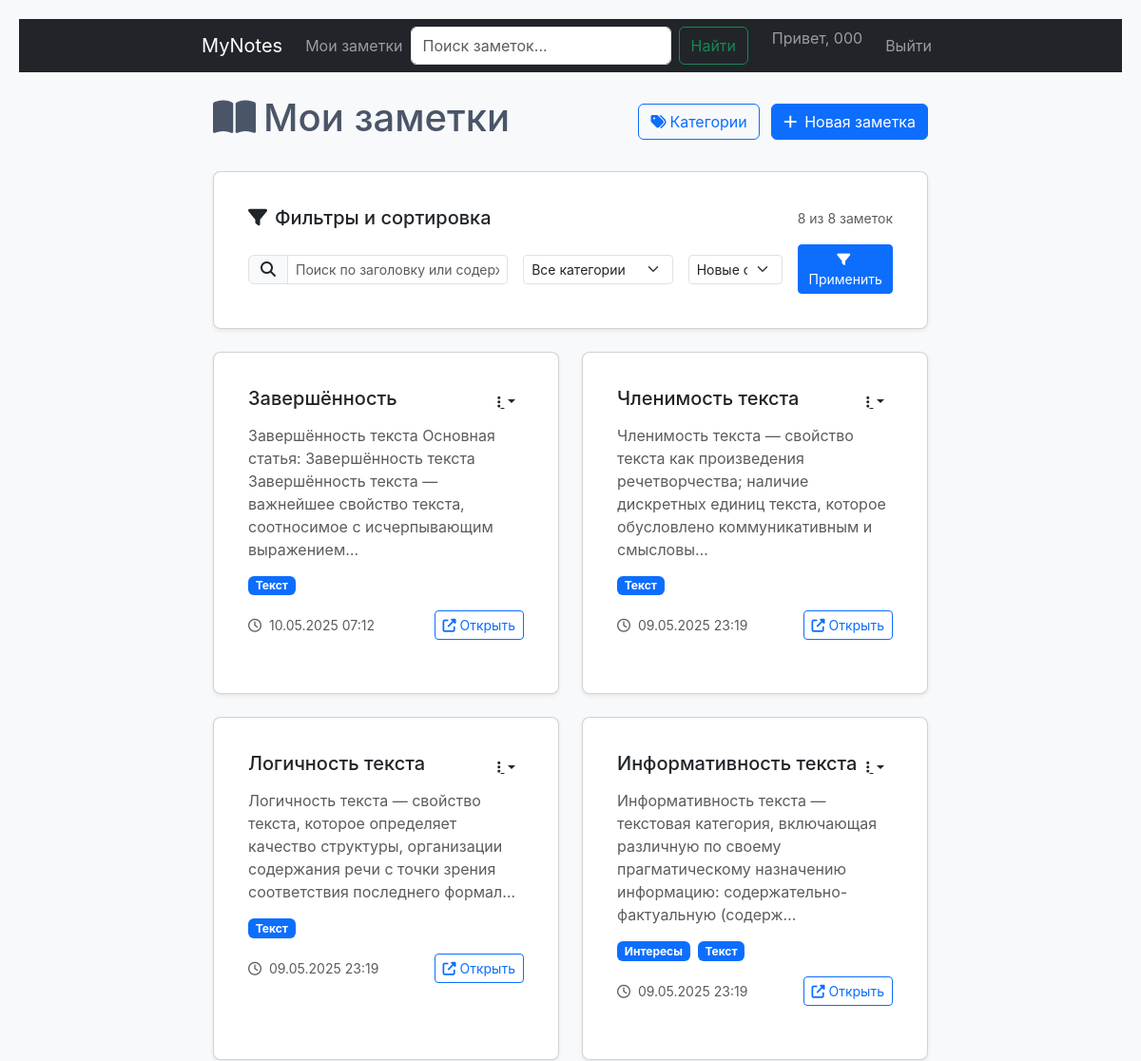
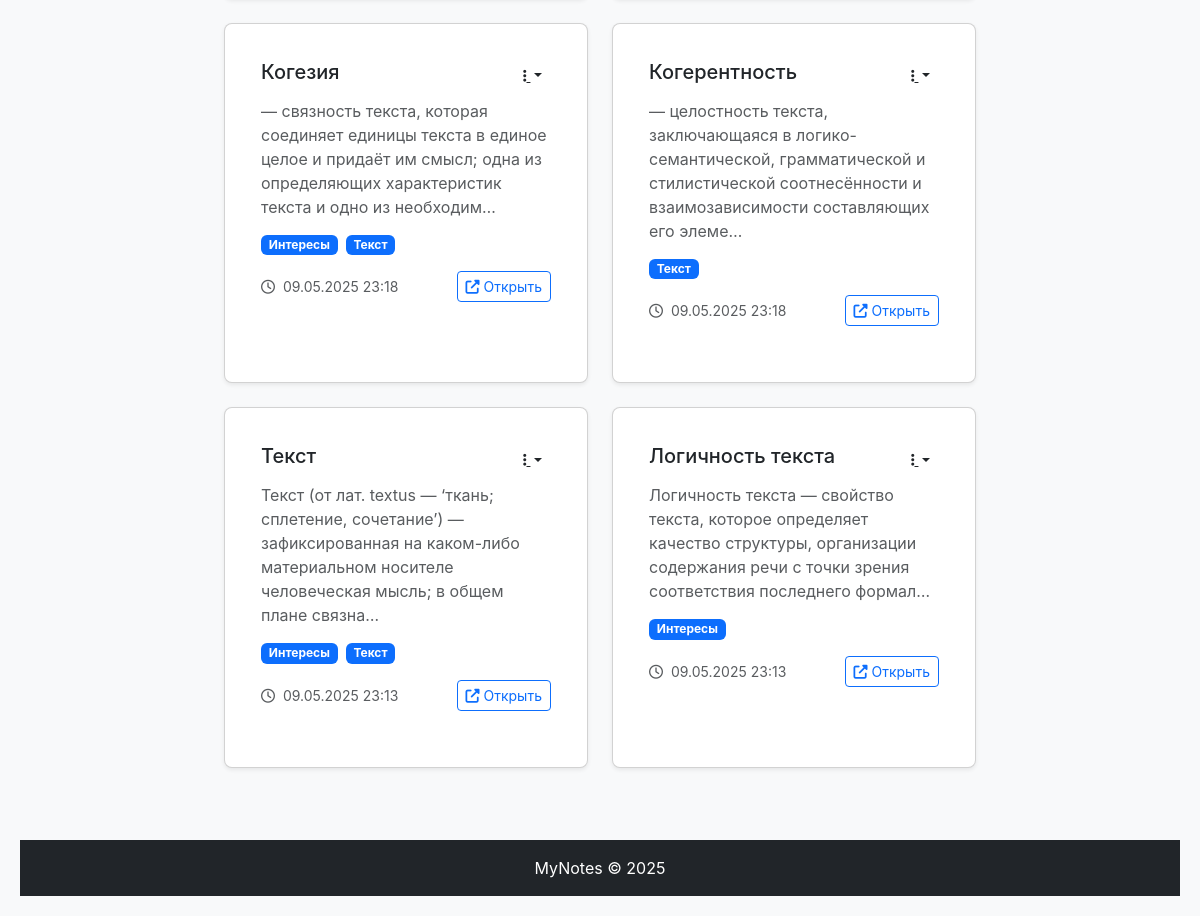
The page /notes/notes/ (signed in) on the database its author committed (2 pictures, top to bottom).
### notes/models.py (models this page shows, shortened)
class CustomUser(AbstractUser):
    pass

class Note(models.Model):
    title = models.CharField(max_length=200, verbose_name="Заголовок")
    content = models.TextField(verbose_name="Содержание")
    categories = models.ManyToManyField(Category, blank=True, verbose_name="Категории")
    owner = models.ForeignKey('CustomUser', on_delete=models.CASCADE, verbose_name="Владелец")
    created_at = models.DateTimeField(auto_now_add=True)
    updated_at = models.DateTimeField(auto_now=True)
    class Meta:
        verbose_name = "Заметка"
        verbose_name_plural = "Заметки"
        ordering = ['-updated_at']

class Category(models.Model):
    name = models.CharField(max_length=100, verbose_name="Название категории")
    owner = models.ForeignKey('CustomUser', on_delete=models.CASCADE, verbose_name="Владелец")
    created_at = models.DateTimeField(auto_now_add=True)
    class Meta:
        verbose_name = "Категория"
        verbose_name_plural = "Категории"
        ordering = ['name']

### notes/views.py (the view)
# urls.py: path('notes/', views.NoteListView.as_view(), name='note_list'),
class NoteListView(LoginRequiredMixin, ListView):
    model = Note
    template_name = 'notes/note_list.html'
    context_object_name = 'notes'
    paginate_by = 10
    def get_queryset(self):
        queryset = super().get_queryset().filter(owner=self.request.user)
        category_id = self.request.GET.get('category')
        if category_id:
            queryset = queryset.filter(categories__id=category_id)
        search_query = self.request.GET.get('q')
        if search_query:
            queryset = queryset.filter(
                Q(title__icontains=search_query) |
                Q(content__icontains=search_query))
        sort = self.request.GET.get('sort', '-updated_at')
        return queryset.order_by(sort)
    def get_context_data(self, **kwargs):
        context = super().get_context_data(**kwargs)
        context['categories'] = Category.objects.filter(owner=self.request.user)
        return context

### templates/notes/note_list.html (shortened to what this page needs)
{% extends "base.html" %}
{% load static %}
{% block content %}
<div class="container mt-4">
    <div class="d-flex justify-content-between align-items-center mb-4">
        <h1><i class="fas fa-book-open me-2"></i>Мои заметки</h1>
        <div>
            <button class="btn btn-outline-primary me-2" data-bs-toggle="modal" data-bs-target="#categoryModal">
                <i class="fas fa-tags me-1"></i>Категории
            </button>
            <a href="{% url 'notes:note_create' %}" class="btn btn-primary">
                <i class="fas fa-plus me-2"></i>Новая заметка
            </a>
        </div>
    </div>
    <div class="card mb-4 shadow-sm">
        <div class="card-body p-3">
            <div class="d-flex justify-content-between align-items-center mb-3">
                <h5 class="mb-0"><i class="fas fa-filter me-2"></i>Фильтры и сортировка</h5>
                <small class="text-muted">{{ object_list|length }} из {{ paginator.count }} заметок</small>
            </div>
            <form method="get" class="row g-3 align-items-center">
                <div class="col-md-5">
                    <div class="input-group">
                        <span class="input-group-text"><i class="fas fa-search"></i></span>
                        <input type="text" name="q" class="form-control form-control-sm"
                               placeholder="Поиск по заголовку или содержимому..." value="{{ request.GET.q }}">
                    </div>
                </div>
                <div class="col-md-3">
                    <select name="category" class="form-select form-select-sm">
                        <option value="">Все категории</option>
                    </select>
                </div>
                <div class="col-md-2">
                    <select name="sort" class="form-select form-select-sm">
                        <option value="-updated_at" {% if request.GET.sort == "-updated_at" %}selected{% endif %}>Новые сначала</option>
                    </select>
                </div>
                <div class="col-md-2">
                    <button type="submit" class="btn btn-sm btn-primary w-100">
                        <i class="fas fa-filter me-1"></i>Применить
                    </button>
                </div>
            </form>
        </div>
    </div>
    <div class="row">
        {% for note in object_list %}
        <div class="col-md-6 mb-4">
            <div class="card h-100 shadow-sm note-card">
                <div class="card-body">
                    <div class="d-flex justify-content-between">
                        <h5 class="card-title mb-1">
                            <a href="{% url 'notes:note_detail' note.pk %}" class="text-decoration-none text-dark">
                                {{ note.title }}
                            </a>
                        </h5>
                        <div class="dropdown">
                            <button class="btn btn-sm btn-link text-dark dropdown-toggle"
                                    type="button" data-bs-toggle="dropdown" aria-expanded="false">
                                <i class="fas fa-ellipsis-v"></i>
                            </button>
                        </div>
                    </div>
                    <p class="card-text text-muted mt-2 mb-3">{{ note.content|truncatechars:150 }}</p>
                    <div class="d-flex flex-wrap gap-2 mb-3">
                        {% for cat in note.categories.all %}
                        <a href="?category={{ cat.id }}" class="badge bg-primary text-decoration-none">
                            {{ cat.name }}
                        </a>
                        {% endfor %}
                    </div>
                    <div class="d-flex justify-content-between align-items-center">
                        <small class="text-muted">
                            <i class="far fa-clock me-1"></i>
                            {{ note.updated_at|date:"d.m.Y H:i" }}
                        </small>
                        <a href="{% url 'notes:note_detail' note.pk %}" class="btn btn-sm btn-outline-primary">
                            <i class="fas fa-external-link-alt me-1"></i>Открыть
                        </a>
                    </div>
                </div>
            </div>
        </div>
        {% endfor %}
    </div>
</div>
{% endblock %}

### templates/base.html (shortened to what this page needs)
<!DOCTYPE html>
<html lang="ru">
<head>
    <link href="https://cdn.jsdelivr.net/npm/bootstrap@5.3.0/dist/css/bootstrap.min.css" rel="stylesheet">
    <link rel="stylesheet" href="https://cdnjs.cloudflare.com/ajax/libs/font-awesome/6.4.0/css/all.min.css">
    {% load static %}
    <link rel="stylesheet" href="{% static 'css/styles.css' %}">
</head>
<body class="d-flex flex-column min-vh-100">
    {% include 'includes/navbar.html' %}
    <main class="flex-grow-1">
        <div class="container mt-4 mb-5">
            {% block content %}{% endblock %}
        </div>
    </main>
    <footer class="bg-dark text-white py-3 mt-auto">
        <div class="container text-center">
            <p class="mb-0">MyNotes &copy; {% now "Y" %}</p>
        </div>
    </footer>
</body>
</html>

### templates/includes/navbar.html (shortened to what this page needs)
<nav class="navbar navbar-expand-lg navbar-dark bg-dark">
    <div class="container">
        <a class="navbar-brand" href="{% url 'notes:welcome' %}">MyNotes</a>
        <div class="collapse navbar-collapse" id="navbarNav">
            <ul class="navbar-nav me-auto">
                <li class="nav-item">
                    <a class="nav-link" href="{% url 'notes:note_list' %}">Мои заметки</a>
                </li>
                <form class="d-flex me-auto" method="get" action="{% url 'notes:note_list' %}">
                    <input class="form-control me-2" type="search" name="q"
                           placeholder="Поиск заметок..." aria-label="Search"
                           value="{{ request.GET.q }}">
                    <button class="btn btn-outline-success" type="submit">Найти</button>
                </form>
            </ul>
            <ul class="navbar-nav">
                {% if user.is_authenticated %}
                <li class="nav-item">
                    <span class="navbar-text me-3">Привет, {{ user.username }}</span>
                </li>
                <li class="nav-item">
                    <form action="{% url 'logout' %}" method="post">
                        <button type="submit" class="btn btn-link nav-link">Выйти</button>
                    </form>
                </li>
                {% endif %}
            </ul>
        </div>
    </div>
</nav>

### static/css/styles.css (style rules this page uses)
:root { --primary-color: #3498db; --primary-hover: #2980b9; --success-color: #2ecc71; --error-color: #e74c3c; --error-hover: #c0392b; --text-dark: #2c3e50; --text-medium: #4a5568; --text-light: #7f8c8d; --border-color: #e0e0e0; --bg-light: #f8f9fa; --white: #ffffff; --shadow-sm: 0 2px 5px rgba(0,0,0,0.1); --shadow-md: 0 2px 10px rgba(0,0,0,0.1); }
body { font-family: 'Inter', sans-serif; margin: 0; padding: 20px; background-color: var(--bg-light); color: var(--text-medium); }
.container { max-width: 800px; margin: 0 auto; }
.card { background: var(--white); border-radius: 8px; padding: 20px; box-shadow: var(--shadow-sm); margin-bottom: 20px; }

### rows shown on the page
CustomUser: username "000"
Note: title "Завершённость", content "Завершённость текста Основная статья: Завершённость текста Завершённость текста — важнейшее свойство текста, соотносимое с исчерпывающим выражением…", updated_at "10.05.2025 07:12"
Category: name "Текст"
Note: title "Членимость текста", content "Членимость текста — свойство текста как произведения речетворчества; наличие дискретных единиц текста, которое обусловлено коммуникативным и смысловы…", updated_at "09.05.2025 23:19"
Note: title "Логичность текста", content "Логичность текста — свойство текста, которое определяет качество структуры, организации содержания речи с точки зрения соответствия последнего формал…", updated_at "09.05.2025 23:19"
Note: title "Информативность текста", content "Информативность текста — текстовая категория, включающая различную по своему прагматическому назначению информацию: содержательно-фактуальную (содерж…", updated_at "09.05.2025 23:19"
Category: name "Интересы"
Note: title "Когезия", content "— связность текста, которая соединяет единицы текста в единое целое и придаёт им смысл; одна из определяющих характеристик текста и одно из необходим…", updated_at "09.05.2025 23:18"
Note: title "Когерентность", content "— целостность текста, заключающаяся в логико-семантической, грамматической и стилистической соотнесённости и взаимозависимости составляющих его элеме…", updated_at "09.05.2025 23:18"
Note: title "Текст", content "Текст (от лат. textus — ‘ткань; сплетение, сочетание’) — зафиксированная на каком-либо материальном носителе человеческая мысль; в общем плане связна…", updated_at "09.05.2025 23:13"
Note: title "Логичность текста", content "Логичность текста — свойство текста, которое определяет качество структуры, организации содержания речи с точки зрения соответствия последнего формал…", updated_at "09.05.2025 23:13"

### other values the page prints
{{ object_list|length }} "8"
{{ paginator.count }} "8"
